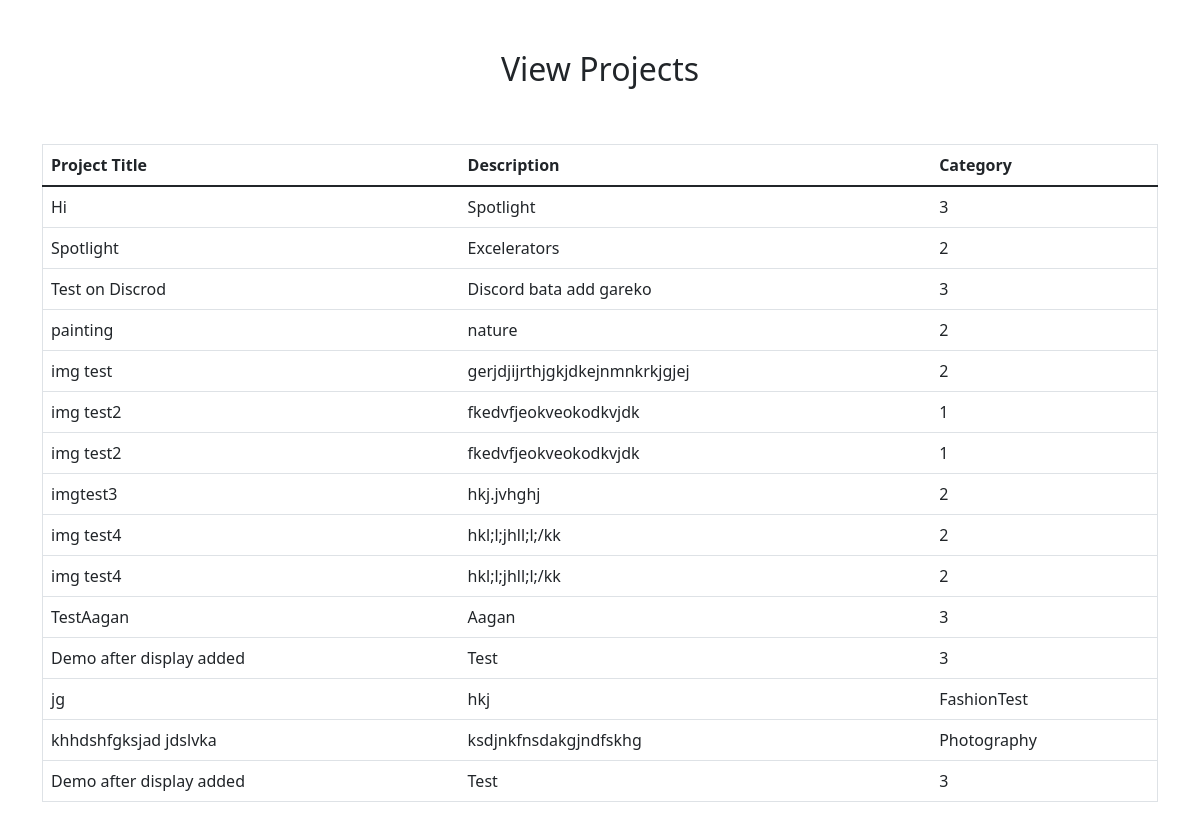
The page /creator/display/ (signed in) on the database as committed earlier.
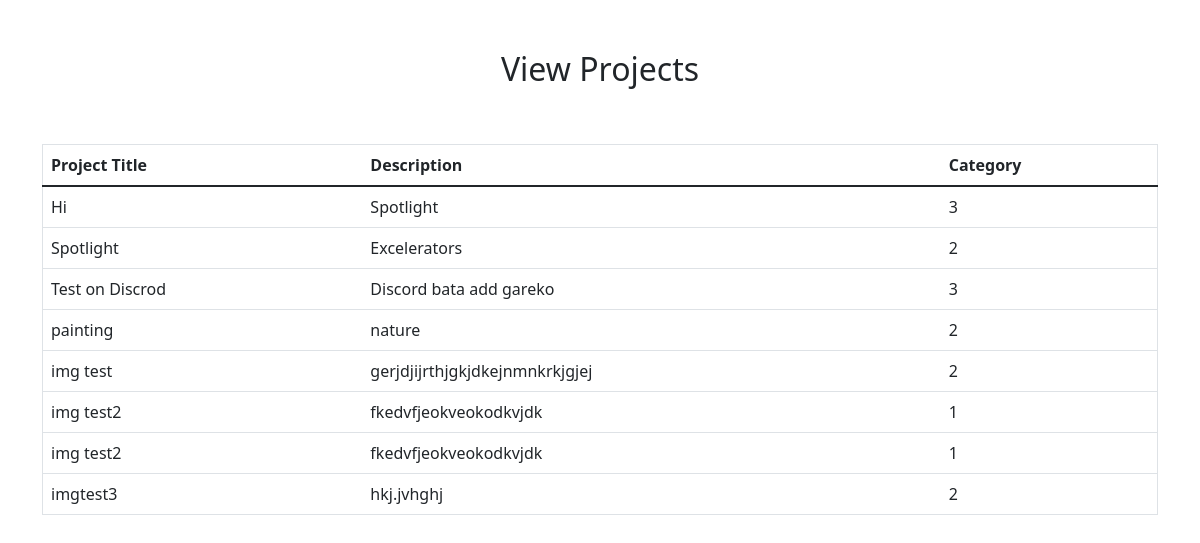
The same page on the database as committed later.
### creator/models.py (models this page shows)
class creator_Basic(models.Model):
    title = models.CharField(max_length=25)
    category = models.CharField(max_length=100)
    description=models.TextField()
    image = models.ImageField(upload_to='static/img')

### creator/views.py (the view)
# urls.py: path('display/', views.View_Projects, name="display"),
def View_Projects(request):
    if not request.user.is_authenticated:
        return redirect('login')
    create = creator_Basic.objects.all()
    c = {'create': create}
    return render(request, 'view_created_projects.html', c)

### templates/view_created_projects.html (shortened to what this page needs)
<!DOCTYPE html>
<html lang="en">
<head>
</head>
{% extends 'base.html' %}
{% block content %}
<div class="container" style="margin-top:50px">
    <h2 class="text-center">View Projects</h2>
    <br>
    <br>
    <table class="table table-hover" border="1">
        <thead>
            <tr>
                <th>Project Title</th>
                <th>Description</th>
                <th>Category</th>
            </tr>
        </thead>
        <tbody>
            {% for i in create %}
            <tr>
                <td>{{i.title}}</td>
                <td>{{i.description}}</td>
                <td>{{i.category}}</td>
            </tr>
            {% endfor %}
        </tbody>
    </table>
</div>
{% endblock %}

### templates/base.html (shortened to what this page needs)
{% load static %}
<!DOCTYPE html>
<html lang="en">
<head>
    <link rel="stylesheet" href="{% static 'css/bootstrap.css'%}">
    <link href="https://cdn.jsdelivr.net/npm/bootstrap@5.1.1/dist/css/bootstrap.min.css" rel="stylesheet">
</head>
<body>
    {% block content %}
    {% endblock %}
</body>
</html>

Rows that differ between the two databases and show on the page:
removed creator_Basic: title "img test4", description "hkl;l;jhll;l;/kk", category "2"
removed creator_Basic: title "img test4", description "hkl;l;jhll;l;/kk", category "2"
removed creator_Basic: title "TestAagan", description "Aagan", category "3"
removed creator_Basic: title "Demo after display added", description "Test", category "3"
removed creator_Basic: title "jg", description "hkj", category "FashionTest"
removed creator_Basic: title "khhdshfgksjad jdslvka", description "ksdjnkfnsdakgjndfskhg", category "Photography"
removed creator_Basic: title "Demo after display added", description "Test", category "3"
